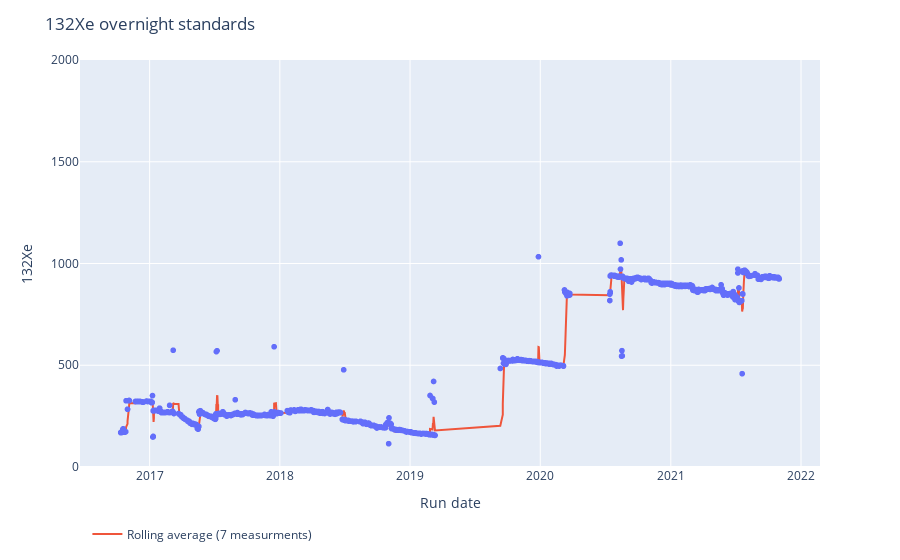

The cell this chart's notebook holds for it:
### Code cell
fig = px.scatter(hhf, x=hhf['Date'], y=hhf[conc1], log_y=False)
fig.add_scatter(name='Rolling average (7 measurments)',x=hhf['Date'], y=hhf[f'{conc1}_rolling_avg'], mode='lines')
fig.update_layout(
    title=f"{conc1} overnight standards",  xaxis_title="Run date", yaxis_title=conc1)
fig.update_layout(legend=dict(yanchor="bottom",y=-0.2,xanchor="left",x=0.01))
fig.update(layout_yaxis_range=[0,2000])

fig.show()

### Figure 1 — Plotly figure (JSON) as saved in the notebook; plotly's stock layout.template omitted (floating-point values rounded to 4 significant figures; data arrays with more than 128 entries replaced by an {"elided": "..."} marker saying what was removed)
{"data": [{"hovertemplate": "Date=%{x}<br>132Xe=%{y}<extra></extra>", "legendgroup": "", "marker": {"color": "#636efa", "symbol": "circle"}, "mode": "markers", "name": "", "showlegend": false, "type": "scattergl", "x": {"elided": "2165 str values"}, "xaxis": "x", "y": {"elided": "2165 float values"}, "yaxis": "y"}, {"mode": "lines", "name": "Rolling average (7 measurments)", "type": "scatter", "x": {"elided": "2165 str values"}, "y": {"elided": "2165 float values"}}], "layout": {"legend": {"tracegroupgap": 0, "x": 0.01, "xanchor": "left", "y": -0.2, "yanchor": "bottom"}, "margin": {"t": 60}, "title": {"text": "132Xe overnight standards"}, "xaxis": {"anchor": "y", "domain": [0, 1], "title": {"text": "Run date"}}, "yaxis": {"anchor": "x", "domain": [0, 1], "range": [0, 2000], "title": {"text": "132Xe"}}}}
